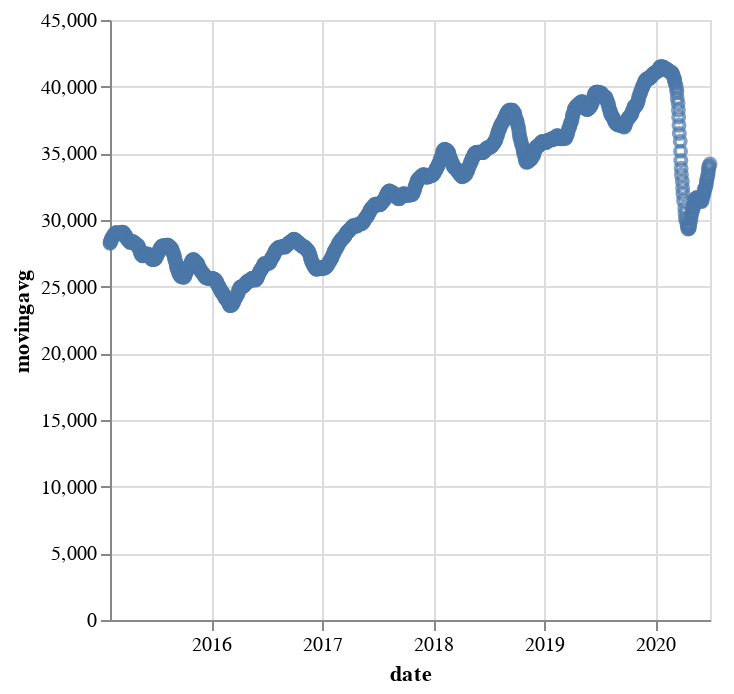

Notebook code cell kept with this figure:
### Code cell
alt.Chart(altdata_fourweek).mark_point().encode(
    x='date',
    y='movingavg'
)

### Figure 1 — Vega-Lite specification as saved in the notebook (floating-point values rounded to 4 significant figures; data arrays with more than 128 entries replaced by an {"elided": "..."} marker saying what was removed)
{"config": {"view": {"continuousWidth": 300, "continuousHeight": 300}}, "data": {"name": "data-d57e2befda861b6257ad93951bd00639"}, "mark": {"type": "point"}, "encoding": {"x": {"field": "date", "type": "temporal"}, "y": {"field": "movingavg", "type": "quantitative"}}, "$schema": "https://vega.github.io/schema/vega-lite/v5.16.3.json", "datasets": {"data-d57e2befda861b6257ad93951bd00639": {"elided": "1325 records"}}}
